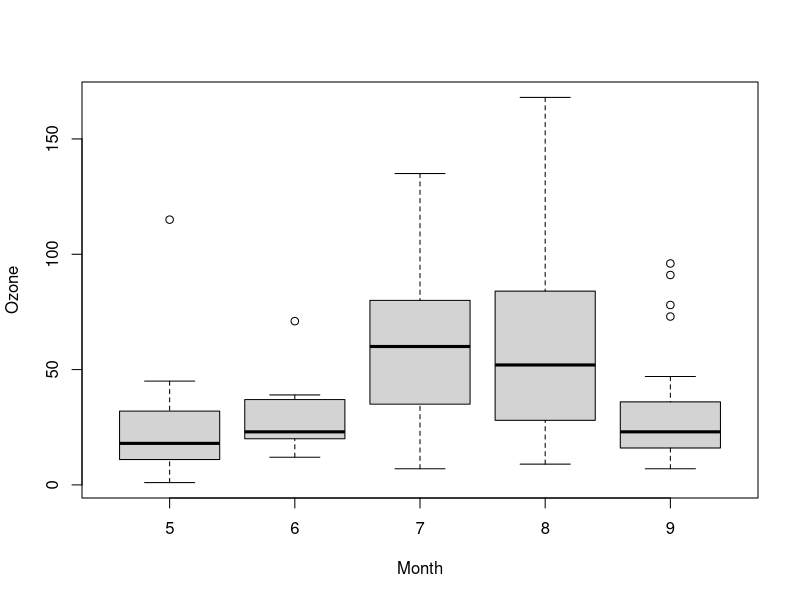

Here is the R script that generated this plot:
### R code from vignette source '/usr/lib64/R/library/utils/Sweave/example-1.Rnw'

### chunk #1: example-1.Rnw:13-16
data(airquality, package="datasets")
library("stats")
kruskal.test(Ozone ~ Month, data = airquality)


### chunk #2: boxp (eval = FALSE)
## boxplot(Ozone ~ Month, data = airquality)


### chunk #3: example-1.Rnw:27-29
library("graphics")
boxplot(Ozone ~ Month, data = airquality)


